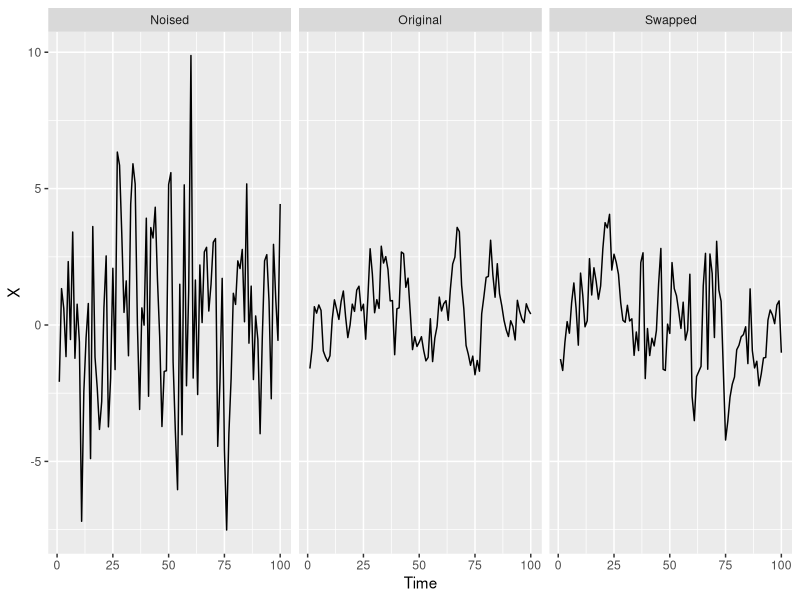

Reproduce this figure in R.
## simulate simple AR(1) processes to
## show how data protection changes time series features

library(forecast)
library(tidyverse)
library(ggplot2)

set.seed(1)

ss1_full <- arima.sim(list(order=c(1, 0, 0), ar=0.8), n=101)

ss1 <- ss1_full[1:(length(ss1_full)-1)]

ss2 <- arima.sim(list(order=c(1, 0, 0), ar=0.8), n=100)

ss3 <- arima.sim(list(order=c(1, 0, 0), ar=0.8), n=100)

ss_swapped <- c()

for (i in seq_along(ss1)){
  j <- sample(c(1, 2), size=1)
  if (j == 1){
    ss_swapped <- c(ss_swapped, ss2[i])
  }
  if (j == 2){
    ss_swapped <- c(ss_swapped, ss3[i])
  }
}

a1 <- arima(ss1, order=c(1,0,0))

a2 <- arima(ss2, order=c(1,0,0))

a3 <- arima(ss3, order=c(1,0,0))

a_swapped <- arima(ss_swapped, order=c(1,0,0))

additive_noise <- function(x){
  x_sd <- sd(x)
  randoms <- rnorm(n=length(x), mean=0, sd=2*x_sd)
  return(x+randoms)
}

noisy_ss <- additive_noise(ss1)

a_noisy <- arima(noisy_ss, order=c(1,0,0))

orig_pred <- predict(a1, n.ahead=1)$pred

noisy_pred <- predict(a_noisy, n.ahead=1)$pred

swapped_pred <- predict(a_swapped, n.ahead=1)$pred

combined <- tibble(Original=ss1, Swapped=ss_swapped, Noised=noisy_ss, time=1:length(ss1))

combined %>%
  gather(key="series", value="value", -time) %>%
  ggplot(aes(x=time, y=value)) +
  geom_line() +
  facet_wrap(~series) +
  labs(y="X",
       x="Time")

# calculate absolute forecast error
abs(noisy_pred - ss1_full[length(ss1_full)])

abs(swapped_pred - ss1_full[length(ss1_full)])

abs(orig_pred - ss1_full[length(ss1_full)])

# model summaries
summary(a_noisy)

summary(a_swapped)

summary(a1)
